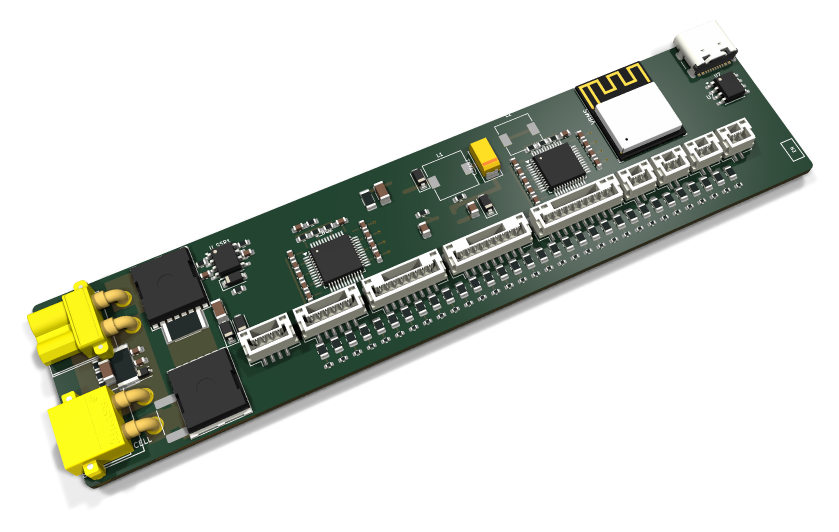
#> input picture Q VFBMS32 AI PCB/VFBMS32_render_3d.png, 1678 x 1063 px, found by its file name (shown at 1/2 size)
$ python crop_3d.py
#> lines starting #> are read from the running program, lines starting #| are printed output that depends on the picture
from PIL import Image

im = Image.open(r'C:\Users\quinn\.gemini\antigravity-ide\brain\805bb937-8903-4245-8343-56aa9959b3c4\VFBMS32_render_3d.png')
#> im is the input picture: PIL image 1678x1063 RGBA; mean R, G, B, A 31.5, 34.6, 26.4, 82.1
print("3D render size:", im.size)
#| 3D render size: (1678, 1063)
# Save crop of the connectors
crop = im.crop((100, 100, 700, 700))
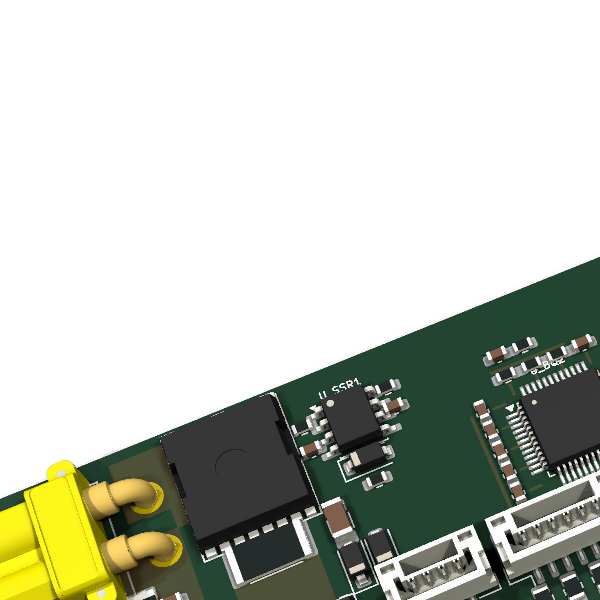
#> crop: PIL image 600x600 RGBA; mean R, G, B, A 32.9, 36.7, 25.2, 94.7; transparent parts drawn white
crop.save(r'c:\Users\quinn\Desktop\AI PCB CAD\prev_3d_crop.png')
print("Saved prev_3d_crop.png")

$ run again, with Q VFBMS32 AI PCB/VFBMS32_buzzer_verified.png copied over Q VFBMS32 AI PCB/VFBMS32_render_3d.png
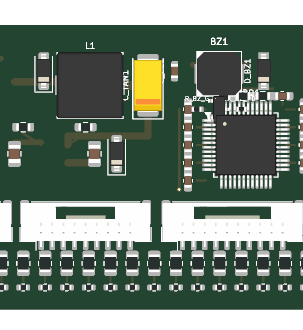
#> input picture Q VFBMS32 AI PCB/VFBMS32_buzzer_verified.png, 303 x 330 px, found by its file name
#> im is the input picture: PIL image 303x330 RGBA; mean R, G, B, A 76.1, 91.8, 79.4, 220
#| 3D render size: (303, 330)
#> `crop = im.crop((100, 100, 700, 700))`:
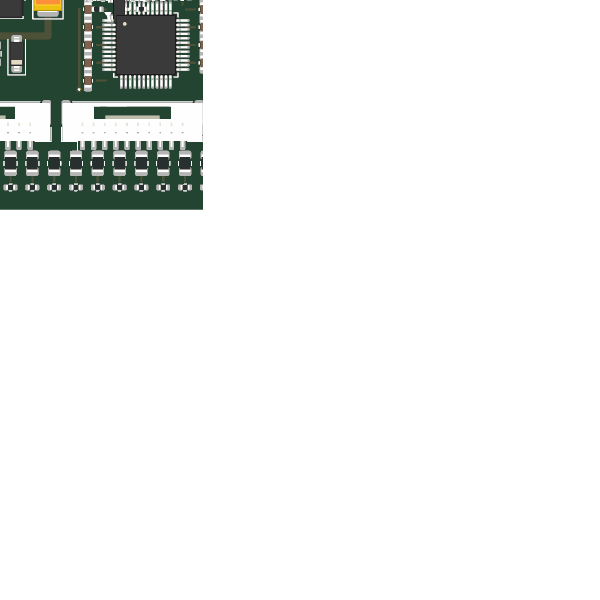
#> crop: PIL image 600x600 RGBA; mean R, G, B, A 11.8, 13.7, 12.4, 30.1; transparent parts drawn white

$ run again, with Q VFBMS32 AI PCB/VFBMS32_esp_usb_u7_verified.png copied over Q VFBMS32 AI PCB/VFBMS32_render_3d.png
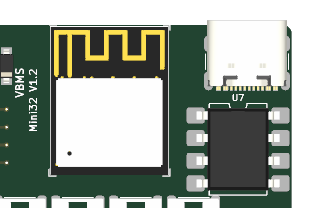
#> input picture Q VFBMS32 AI PCB/VFBMS32_esp_usb_u7_verified.png, 312 x 208 px, found by its file name
#> im is the input picture: PIL image 312x208 RGBA; mean R, G, B, A 102.1, 111.5, 101.7, 211
#| 3D render size: (312, 208)
#> `crop = im.crop((100, 100, 700, 700))`:
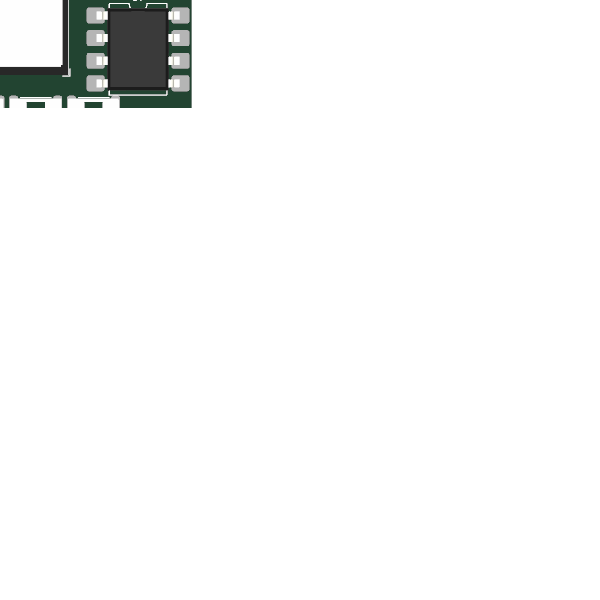
#> crop: PIL image 600x600 RGBA; mean R, G, B, A 6.7, 7.3, 7, 14.7; transparent parts drawn white

$ run again, with Q VFBMS32 AI PCB/VFBMS32_l1_boost_verified.png copied over Q VFBMS32 AI PCB/VFBMS32_render_3d.png
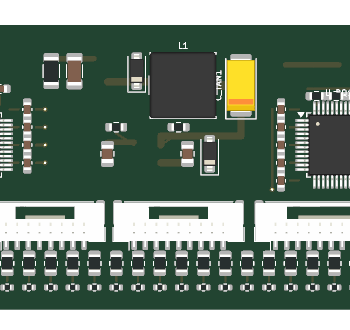
#> input picture Q VFBMS32 AI PCB/VFBMS32_l1_boost_verified.png, 350 x 330 px, found by its file name
#> im is the input picture: PIL image 350x330 RGBA; mean R, G, B, A 72.9, 90.4, 77.2, 219.9
#| 3D render size: (350, 330)
#> `crop = im.crop((100, 100, 700, 700))`:
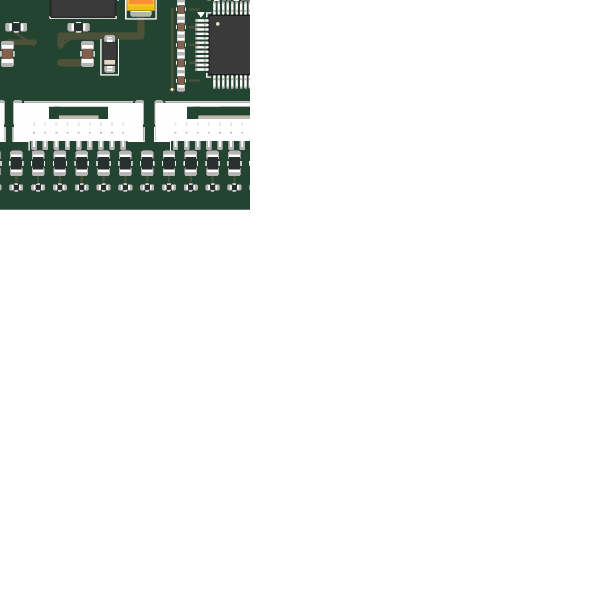
#> crop: PIL image 600x600 RGBA; mean R, G, B, A 13.7, 16.4, 14.6, 37.1; transparent parts drawn white
